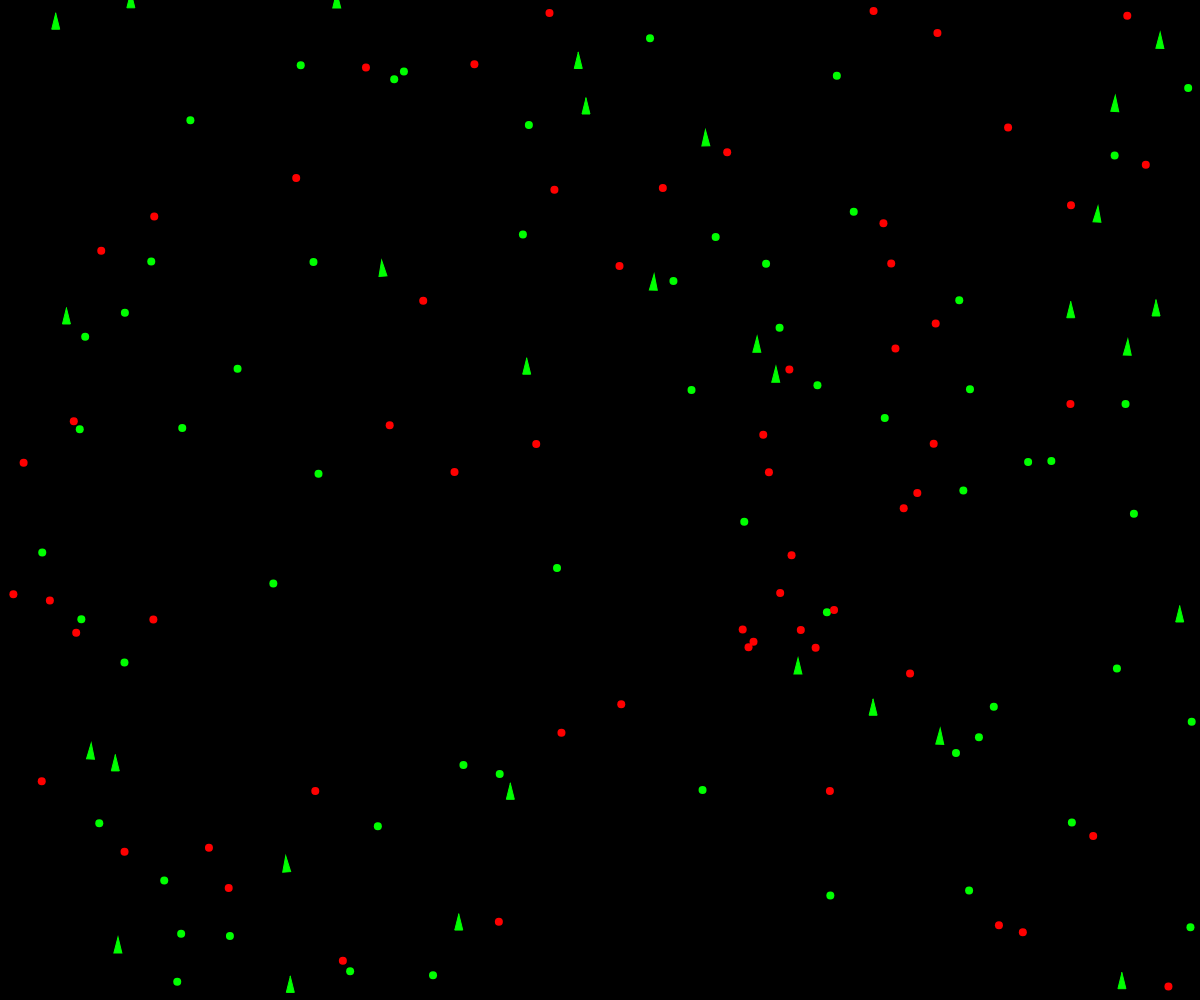
Frame 1 (no input)
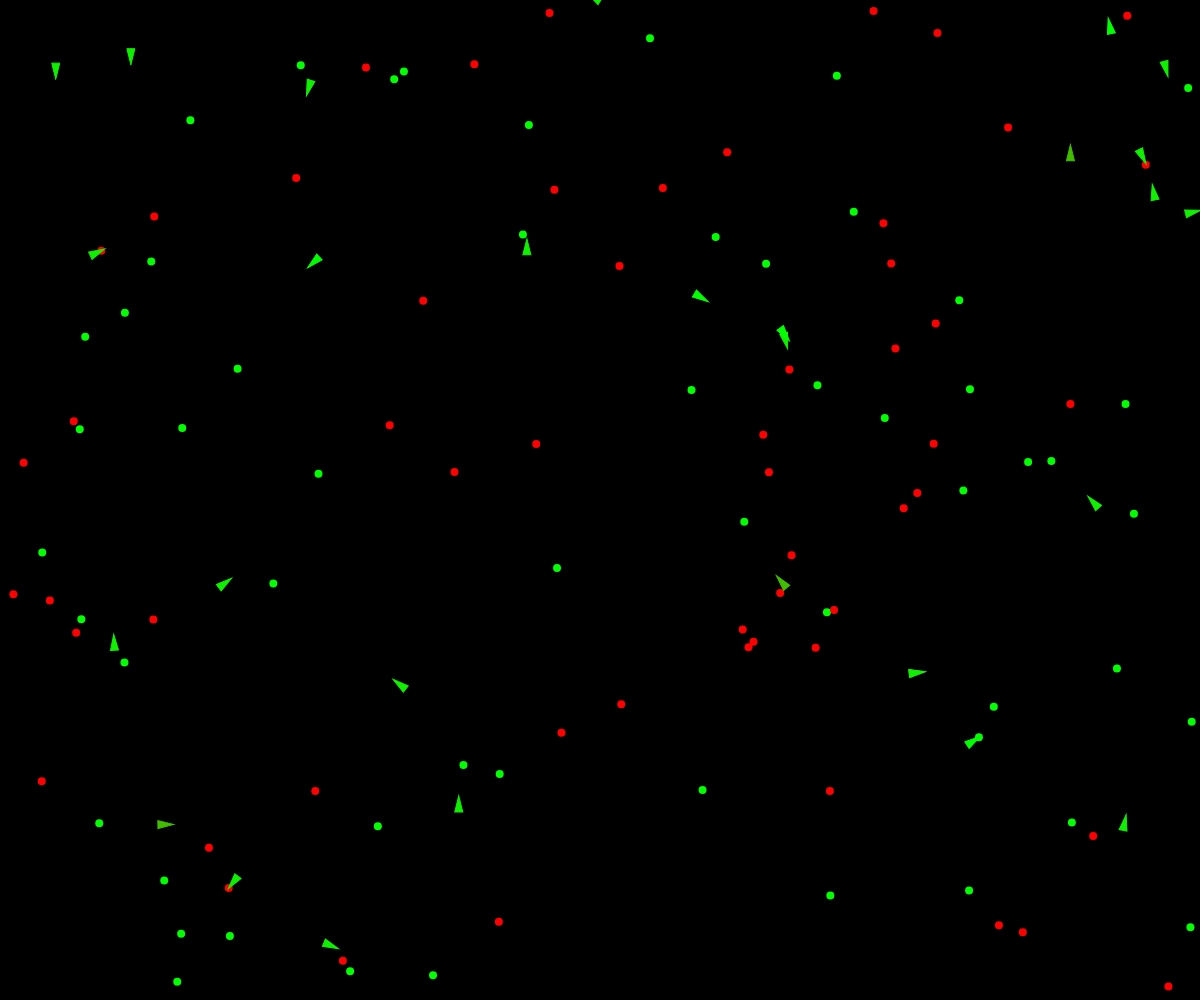
Frame 60 (no input)
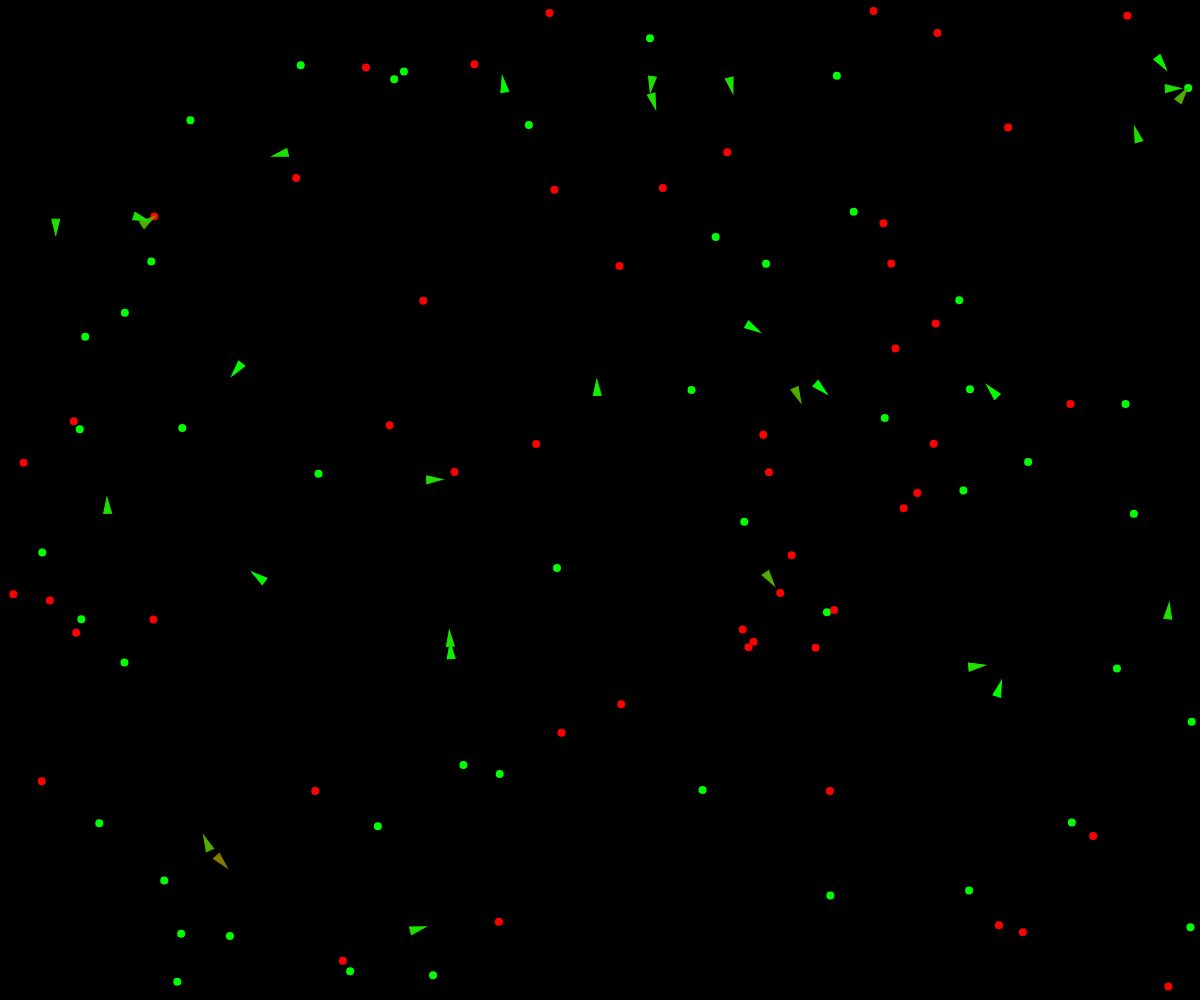
Frame 120 (the mouse pressed at the canvas centre since frame 60)

The p5.js sketch that drew these frames (run headless with seeded random() and noise() and a simulated clock; from frame 60 on, the mouse is pressed at the canvas centre):

// p5.js sketch
// ── sketch.js

let goodFoods = [];
let poisonFoods = []
let vehicles = [];
const TOTALOFFOODS = 60;
const TOTALOFVEHICLES = 30;
let showWeights;

function setup() {
  createCanvas(windowWidth, windowHeight);
  for(var i = 0; i < TOTALOFFOODS; i++){
    goodFoods[i] = new Target();
    poisonFoods[i] = new Target();
  }

  for(var j = 0; j < TOTALOFVEHICLES; j++){
    vehicles[j] = new Vehicle(random(width),random(height));
  }
  showWeights = createCheckbox();
}

function draw() {
  background(0);
  if(random(1) < 0.001){
      goodFoods.push(new Target());
      poisonFoods.push(new Target());
  }
  for(let food of goodFoods){
    food.display(color(0, 255, 0));
  }

  for(let poisonFood of poisonFoods){
    poisonFood.display(color(255, 0, 0));
  }

  for(var i = vehicles.length -1 ; i >= 0; i--){
    vehicles[i].behaviors(goodFoods, poisonFoods);
    vehicles[i].update();
    vehicles[i].display();
    vehicles[i].boundaries();

    if(random(1) < 0.0005){
      vehicles.push(vehicles[i].clone());
    }

    if(vehicles[i].death()){
      goodFoods.push(new Target(vehicles[i].pos.x,vehicles[i].pos.y));
      vehicles.splice(i, 1);
    }

  }

}

function mousePressed(){
  vehicles.push(new Vehicle(mouseX, mouseY));
  console.log('mouse pressed !');
}

// ── target.js
class Target{
  constructor(x ,y){
    this.radius = 8;
    if(x && y){
      this.x = x;
      this.y = y;
    }else {
      this.x = random(this.radius, width - this.radius);
      this.y = random(this.radius, height - this.radius);
    }
  }

  moveAccordingTo(x, y){
    if(x < width && x > 0)
      this.x = x;
    if(y < height && y > 0)
      this.y = y;
  }

  display(color){
    fill(color);
    noStroke();
    ellipse(this.x, this.y, this.radius, this.radius);
  }
}

// ── vehicle.js

class Vehicle{
  constructor(x, y, dna){
    this.pos = createVector(x, y);
    this.vel = createVector(0, -2);
    this.acc = createVector(0, 0);
    this.size = 4;
    this.maxSpeed = 4;
    this.maxforce = 0.1;
    this.health = 1;
    this.dna = [];
    if(dna){
       this.dna = dna;
      // Mutation with mutateRate 0.01
      if(random(1) < 0.01) this.dna[0] = random(-0.1, 0.1);
      if(random(1) < 0.01) this.dna[1] = random(-0.1, 0.1);
      if(random(1) < 0.01) this.dna[2] = random(-10, 10);
      if(random(1) < 0.01) this.dna[3] = random(-10, 10);
    }else{
        this.dna = [];
        // the weights food
        this.dna[0] = random(-2, 2);
        // the weights poison
        this.dna[1] = random(-2, 2);
        // food perception
        this.dna[2] = random(0, 100);
        // poison perception
        this.dna[3] = random(0, 100);
    }
  }

  update(){
    this.health -= 0.001;
    this.vel.add(this.acc);
    this.vel.limit(this.maxSpeed);
    this.pos.add(this.vel);
    this.acc.mult(0);
  }

  applayForce(force){
    this.acc.add(force);
  }

  seek(target){
    let targetV = new createVector(target.x, target.y)
    var desired = p5.Vector.sub(targetV, this.pos);
    var d = desired.mag();
    if(d < 50){
      var m = map(d, 0, 50, 0, this.maxspeed);
      desired.setMag(m);
    }else {
      desired.setMag(this.maxSpeed);
    }

    var steer = p5.Vector.sub(desired, this.vel);
    steer.limit(this.maxforce);

    //this.applayForce(steer);

    return steer;
  }

  clone(){
    return new Vehicle(this.pos.x, this.pos.y, this.dna);
  }

  eat(foods, nutrition, perception){
    var record = Infinity;
    var closest = null;
    for(var i = foods.length -1; i >=0; i--) {
      var d = dist(this.pos.x , this.pos.y , foods[i].x, foods[i].y);
      // this is the moment of eat
      if(d < this.maxSpeed){
        foods.splice(i, 1);
        this.health += nutrition;
      }else{
      if(d < record && d < perception){
        record = d;
        closest = foods[i];
      }
    }
  }


    if(closest){
      return this.seek(closest);
    }

    return createVector(0,0);
  }

  behaviors(good , bad){
    var steerGood = this.eat(good, 0.1, this.dna[2]);
    var steerBad = this.eat(bad, -0.2, this.dna[3]);

    steerGood.mult(this.dna[0]);
    steerBad.mult(this.dna[1]);

    this.applayForce(steerGood);
    this.applayForce(steerBad);
  }

  display(){
    var theta = this.vel.heading() + PI / 2;
    push();

    translate(this.pos.x, this.pos.y);
    rotate(theta);

    if(showWeights.checked()){
      noFill();
      stroke(0, 255, 0);
      line(0, 0, 0, -this.dna[0]*25);
      ellipse(0, 0, this.dna[2] * 2);

      stroke(255, 0, 0);
      line(0, 0, 0, -this.dna[1] * 25);
      ellipse(0, 0, this.dna[3] * 2);
    }

    const gr = color(0, 255, 0);
    const rd = color(255, 0, 0);
    const col = lerpColor(rd, gr, this.health);

    fill(col);
    stroke(col);
    strokeWeight(1);
    beginShape();
    vertex(0, -this.size * 2);
    vertex(-this.size, this.size * 2);
    vertex(this.size, this.size * 2);
    endShape(CLOSE);

    pop();
  }

  boundaries(){
    var desired = null;
    var d = 35;

    if(this.pos.x < d){
      desired = createVector(this.maxSpeed, this.vel.y);
    }else if(this.pos.x > width - d){
      desired = createVector(-this.maxSpeed, this.vel.y)
    }

    if(this.pos.y < d){
      desired = createVector(this.vel.x , this.maxSpeed);
    }else if(this.pos.y > height - d){
      desired = createVector(this.vel.x , -this.maxSpeed)
    }

    if(desired !== null){
      desired.normalize();
      desired.mult(this.maxSpeed);
      var steer = p5.Vector.sub(desired, this.vel);
      steer.limit(this.maxforce);
      this.applayForce(steer);
    }
  }

  death(){
    return (this.health < 0)
  }


}


p5.Vector.prototype.mult = function (n) {
  if (Number.isNaN(n)) return;
    this.x *= n;
    this.y *= n;
    this.z *= n;
    return this;
};
